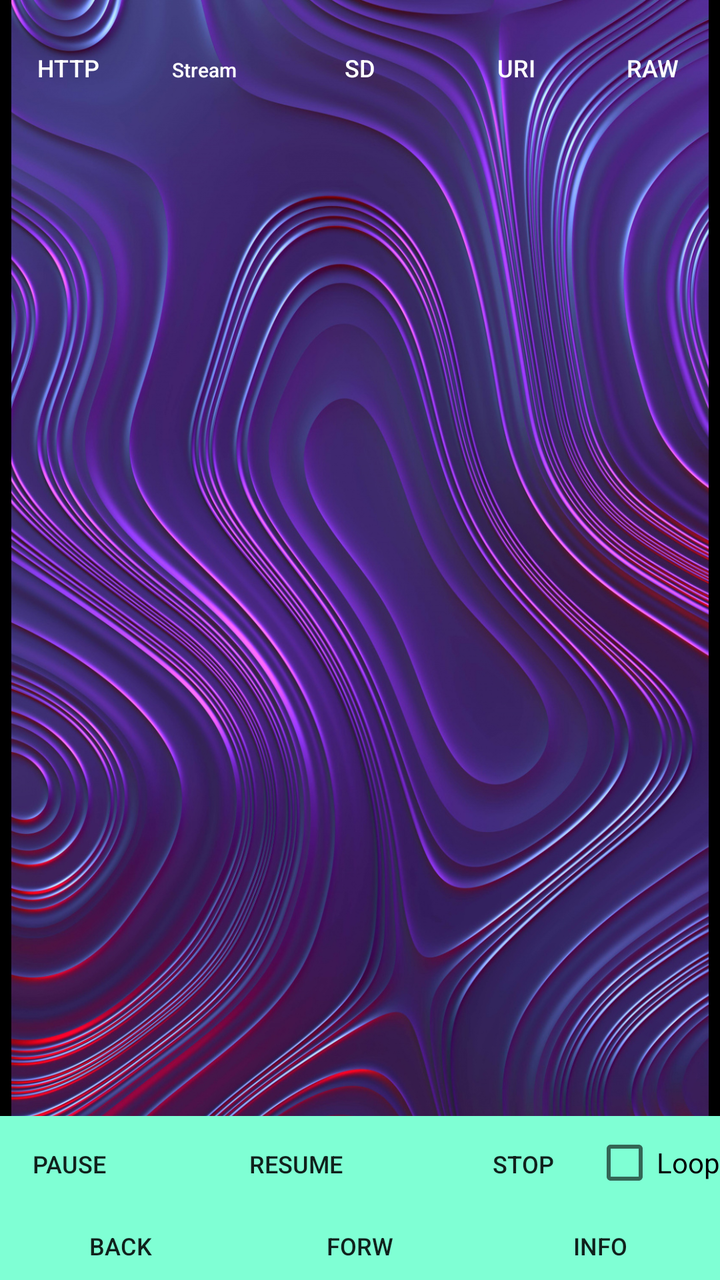
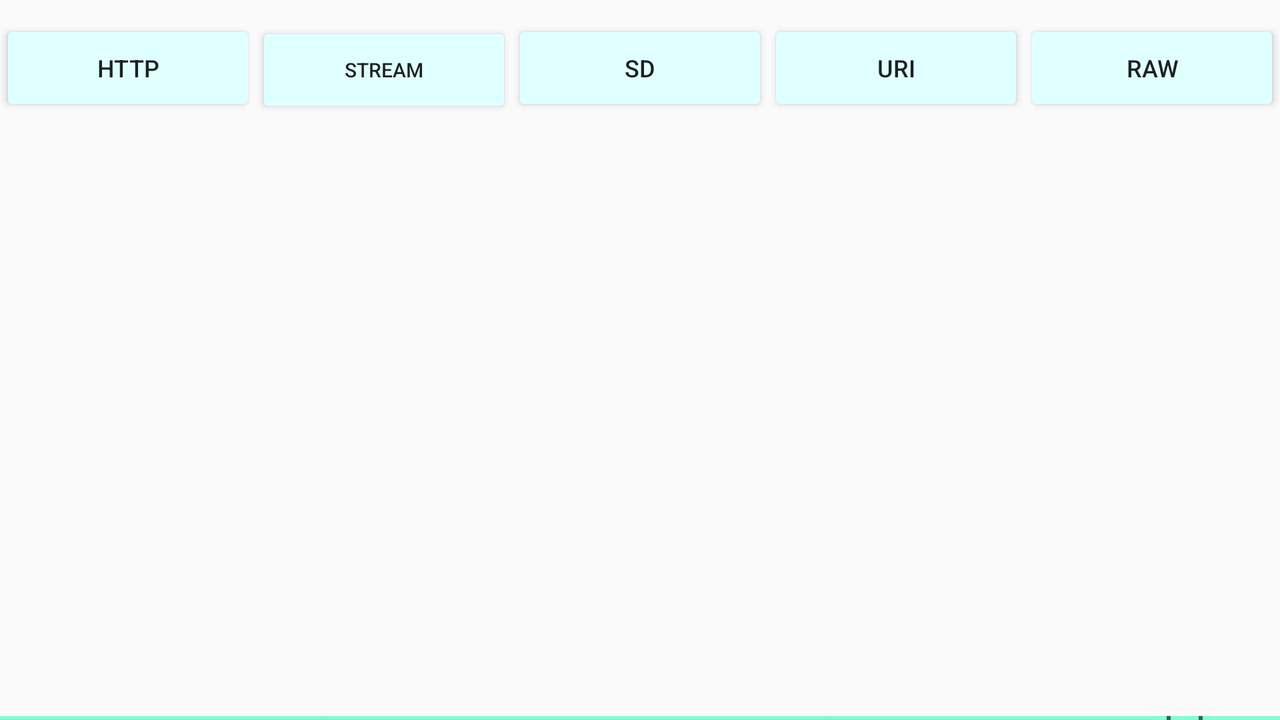

First picture: res/layout/ on a phone held upright. Second picture: the repository's own variant of that layout, on a device whose configuration matches the variant's folder. Source for both follows.
<!-- AndroidManifest.xml: application theme AppTheme -->
<!-- res/layout/activity_main.xml -->
<?xml version="1.0" encoding="utf-8"?>
<RelativeLayout xmlns:android="http://schemas.android.com/apk/res/android"
    xmlns:app="http://schemas.android.com/apk/res-auto"
    xmlns:tools="http://schemas.android.com/tools"
    android:layout_width="match_parent"
    android:layout_height="match_parent"

    android:background="@android:color/background_dark"
    android:focusableInTouchMode="false"
    android:visibility="visible"
    tools:context=".MainActivity"
    tools:visibility="visible">

    <ImageView
        android:id="@+id/imageView"
        android:layout_width="match_parent"
        android:layout_height="match_parent"
        android:layout_marginBottom="-58dp"
        android:src="@drawable/music" />

    <LinearLayout
        android:layout_width="match_parent"
        android:layout_height="match_parent"
        android:layout_alignBottom="@+id/linearLayout3"
        android:layout_marginBottom="-1dp">

    </LinearLayout>

    <LinearLayout
        android:id="@+id/linearLayout1"
        android:layout_width="wrap_content"
        android:layout_height="wrap_content"

        android:layout_alignParentTop="true"

        android:layout_marginLeft="0dp"
        android:layout_marginTop="10dp"
        android:layout_marginRight="0dp">

        <Button
            android:id="@+id/btnStartHttp"
            style="@style/Widget.AppCompat.Button.Borderless"
            android:layout_width="0dp"
            android:layout_height="wrap_content"
            android:layout_weight="1"
            android:onClick="onClickStart"
            android:text="@string/http"
            android:textColor="@android:color/white"
            android:textSize="12sp"></Button>

        <Button
            android:id="@+id/btnStartStream"
            style="@style/Widget.AppCompat.Button.Borderless"
            android:layout_width="0dp"
            android:layout_height="wrap_content"
            android:layout_weight="1"
            android:onClick="onClickStart"
            android:text="@string/stream"
            android:textAllCaps="false"
            android:textColor="@android:color/white"
            android:textSize="10sp"></Button>

        <Button
            android:id="@+id/btnStartSD"
            style="@style/Widget.AppCompat.Button.Borderless"
            android:layout_width="wrap_content"
            android:layout_height="wrap_content"
            android:onClick="onClickStart"
            android:text="@string/sd"
            android:textColor="@android:color/white"
            android:textSize="12sp"></Button>

        <Button
            android:id="@+id/btnStartUri"
            style="@style/Widget.AppCompat.Button.Borderless"
            android:layout_width="0dp"
            android:layout_height="wrap_content"
            android:layout_weight="1"
            android:onClick="onClickStart"
            android:text="@string/uri"
            android:textColor="@android:color/white"
            android:textSize="12sp"></Button>

        <Button
            android:id="@+id/btnStartRaw"
            style="@style/Widget.AppCompat.Button.Borderless"
            android:layout_width="0dp"
            android:layout_height="wrap_content"
            android:layout_weight="1"
            android:onClick="onClickStart"
            android:text="@string/raw"
            android:textColor="@android:color/white"
            android:textSize="12sp"></Button>
    </LinearLayout>

    <LinearLayout
        android:id="@+id/linearLayout2"
        android:layout_width="match_parent"
        android:layout_height="wrap_content"
        android:layout_below="@id/linearLayout1"

        android:layout_marginTop="500dp"
        android:background="@color/paddingColor">

        <Button
            android:id="@+id/btnPause"
            style="@style/Widget.AppCompat.Button.Borderless"

            android:layout_width="0dp"
            android:layout_height="wrap_content"
            android:layout_weight="1"
            android:background="@color/paddingColor"
            android:onClick="onClick"
            android:text="@string/pause"
            android:textSize="12sp"></Button>

        <Button
            android:id="@+id/btnResume"
            style="@style/Widget.AppCompat.Button.Borderless"
            android:layout_width="wrap_content"
            android:layout_height="wrap_content"
            android:layout_weight="1"
            android:background="@color/paddingColor"
            android:onClick="onClick"
            android:text="@string/resume"
            android:textSize="12sp"
            android:visibility="visible"
            tools:visibility="visible"></Button>

        <Button
            android:id="@+id/btnStop"
            style="@style/Widget.AppCompat.Button.Borderless"

            android:layout_width="0dp"
            android:layout_height="wrap_content"
            android:layout_weight="1"
            android:background="@color/paddingColor"
            android:onClick="onClick"
            android:text="@string/stop"
            android:textSize="12sp"></Button>

        <CheckBox


            android:id="@+id/chbLoop"
            android:layout_width="wrap_content"
            android:layout_height="wrap_content"
            android:text="@string/loop"></CheckBox>

    </LinearLayout>

    <LinearLayout
        android:id="@+id/linearLayout3"
        android:layout_width="match_parent"
        android:layout_height="wrap_content"
        android:layout_below="@+id/linearLayout2"

        android:layout_alignParentBottom="true"
        android:background="@color/paddingColor"
        android:baselineAligned="true"
        android:filterTouchesWhenObscured="false">

        <Button
            android:id="@+id/btnBackward"
            style="@style/Widget.AppCompat.Button.Borderless"
            android:layout_width="0dp"
            android:layout_height="match_parent"
            android:layout_weight="1"
            android:background="@color/paddingColor"
            android:onClick="onClick"
            android:text="@string/backward"
            android:textSize="12sp"></Button>

        <Button
            android:id="@+id/btnForward"
            style="@style/Widget.AppCompat.Button.Borderless"
            android:layout_width="0dp"
            android:layout_height="match_parent"
            android:layout_weight="1"
            android:background="@color/paddingColor"
            android:onClick="onClick"
            android:text="@string/forward"
            android:textSize="12sp"></Button>

        <Button
            android:id="@+id/btnInfo"
            style="@style/Widget.AppCompat.Button.Borderless"
            android:layout_width="0dp"
            android:layout_height="match_parent"
            android:layout_weight="1"
            android:background="@color/paddingColor"
            android:onClick="onClick"
            android:text="@string/info"
            android:textSize="12sp"></Button>
    </LinearLayout>

</RelativeLayout>
<!-- resources referenced by this layout -->
<resources>
  <color name="paddingColor">#7FFFD4</color>
  <!-- drawable music: jpeg bitmap (drawable, 241410 bytes) -->
  <string name="backward">Back</string>
  <string name="forward">Forw</string>
  <string name="http">HTTP</string>
  <string name="info">Info</string>
  <string name="loop">Loop</string>
  <string name="pause">Pause</string>
  <string name="raw">Raw</string>
  <string name="resume">Resume</string>
  <string name="sd">SD</string>
  <string name="stop">Stop</string>
  <string name="stream">Stream</string>
  <string name="uri">Uri</string>
  <style name="AppTheme" parent="Theme.AppCompat.Light.DarkActionBar">
          
          <item name="colorButtonNormal">#E0FFFF</item>
          <item name="colorPrimary">@color/colorPrimary</item>
          <item name="colorPrimaryDark">@color/colorPrimaryDark</item>
          <item name="buttonBarButtonStyle">@style/Widget.AppCompat.Button.Borderless</item>
      </style>
  <color name="colorPrimary">#008577</color>
  <color name="colorPrimaryDark">#00574B</color>
</resources>
<!-- res/layout-land/activity_main.xml (the author's variant of the layout above) -->
<!-- drawn on the phone turned sideways -->
<?xml version="1.0" encoding="utf-8"?>
<RelativeLayout
    xmlns:tools="http://schemas.android.com/tools"
    xmlns:android="http://schemas.android.com/apk/res/android"
    android:layout_width="match_parent"
    android:layout_height="match_parent"

    tools:context=".MainActivity">

    <LinearLayout
        android:id="@+id/linearLayout1"
        android:layout_width="wrap_content"
        android:layout_height="wrap_content"
        android:layout_alignParentLeft="true"
        android:layout_alignParentTop="true"
        android:layout_alignParentRight="true"
        android:layout_marginTop="10dp">

        <Button
            android:id="@+id/btnStartHttp"
            android:layout_width="0dp"
            android:layout_height="wrap_content"
            android:layout_weight="1"
            android:onClick="onClickStart"
            android:text="@string/http"
            android:textSize="12sp"></Button>

        <Button
            android:id="@+id/btnStartStream"
            android:layout_width="0dp"
            android:layout_height="wrap_content"
            android:layout_weight="1"
            android:onClick="onClickStart"
            android:text="@string/stream"
            android:textSize="10sp"></Button>

        <Button
            android:id="@+id/btnStartSD"
            android:layout_width="0dp"
            android:layout_height="wrap_content"
            android:layout_weight="1"
            android:onClick="onClickStart"
            android:text="@string/sd"
            android:textSize="12sp"></Button>

        <Button

            android:id="@+id/btnStartUri"
            android:layout_width="0dp"
            android:layout_height="wrap_content"
            android:layout_weight="1"
            android:onClick="onClickStart"
            android:text="@string/uri"
            android:textSize="12sp"></Button>

        <Button
            android:id="@+id/btnStartRaw"
            android:layout_width="0dp"
            android:layout_height="wrap_content"
            android:layout_weight="1"
            android:onClick="onClickStart"
            android:text="@string/raw"
            android:textSize="12sp"></Button>
    </LinearLayout>

    <LinearLayout
        android:background="@color/paddingColor"
        android:id="@+id/linearLayout2"
        android:layout_width="match_parent"
        android:layout_height="wrap_content"
        android:layout_below="@+id/linearLayout1"
        android:layout_alignParentLeft="true"
        android:layout_alignParentRight="true"
        android:layout_marginTop="300dp">

        <Button
            android:background="@color/paddingColor"

            android:id="@+id/btnPause"
            android:layout_width="0dp"
            android:layout_height="wrap_content"
            android:layout_weight="1"
            android:onClick="onClick"
            android:text="@string/pause"
            android:textSize="12sp"></Button>

        <Button
            android:background="@color/paddingColor"
            android:id="@+id/btnResume"
            android:layout_width="wrap_content"
            android:layout_height="wrap_content"
            android:layout_weight="1"
            android:onClick="onClick"
            android:text="@string/resume"
            android:textSize="12sp"></Button>

        <Button
            android:background="@color/paddingColor"

            android:id="@+id/btnStop"
            android:layout_width="0dp"
            android:layout_height="wrap_content"
            android:layout_weight="1"
            android:onClick="onClick"
            android:text="@string/stop"
            android:textSize="12sp"></Button>

        <CheckBox

            android:id="@+id/chbLoop"
            android:layout_width="wrap_content"
            android:layout_height="wrap_content"
            android:text="@string/loop"></CheckBox>
    </LinearLayout>

    <LinearLayout
        android:id="@+id/linearLayout3"
        android:layout_width="wrap_content"
        android:layout_height="wrap_content"
        android:layout_below="@+id/linearLayout2"
        android:layout_alignParentLeft="true"
        android:layout_alignParentRight="true"

        android:layout_alignParentBottom="true"
        android:layout_marginTop="0dp"
        android:background="@color/paddingColor">

        <Button
            android:background="@color/paddingColor"
            android:id="@+id/btnBackward"
            android:layout_width="0dp"
            android:layout_height="wrap_content"
            android:layout_weight="1"
            android:onClick="onClick"
            android:text="@string/backward"
            android:textSize="12sp"></Button>

        <Button
            android:background="@color/paddingColor"
            android:id="@+id/btnForward"
            android:layout_width="0dp"
            android:layout_height="wrap_content"
            android:layout_weight="1"
            android:onClick="onClick"
            android:text="@string/forward"
            android:textSize="12sp"></Button>

        <Button
            android:background="@color/paddingColor"
            android:id="@+id/btnInfo"
            android:layout_width="0dp"
            android:layout_height="wrap_content"
            android:layout_weight="1"
            android:onClick="onClick"
            android:text="@string/info"
            android:textSize="12sp"></Button>
    </LinearLayout>
</RelativeLayout>
<!-- resources referenced by the variant -->
<!-- as the phone turned sideways resolves them -->
<resources>
  <color name="paddingColor">#7FFFD4</color>
  <string name="backward">Back</string>
  <string name="forward">Forw</string>
  <string name="http">HTTP</string>
  <string name="info">Info</string>
  <string name="loop">Loop</string>
  <string name="pause">Pause</string>
  <string name="raw">Raw</string>
  <string name="resume">Resume</string>
  <string name="sd">SD</string>
  <string name="stop">Stop</string>
  <string name="stream">Stream</string>
  <string name="uri">Uri</string>
  <style name="AppTheme" parent="Theme.AppCompat.Light.DarkActionBar">
          
          <item name="colorButtonNormal">#E0FFFF</item>
          <item name="colorPrimary">@color/colorPrimary</item>
          <item name="colorPrimaryDark">@color/colorPrimaryDark</item>
          <item name="buttonBarButtonStyle">@style/Widget.AppCompat.Button.Borderless</item>
      </style>
  <color name="colorPrimary">#008577</color>
  <color name="colorPrimaryDark">#00574B</color>
</resources>
